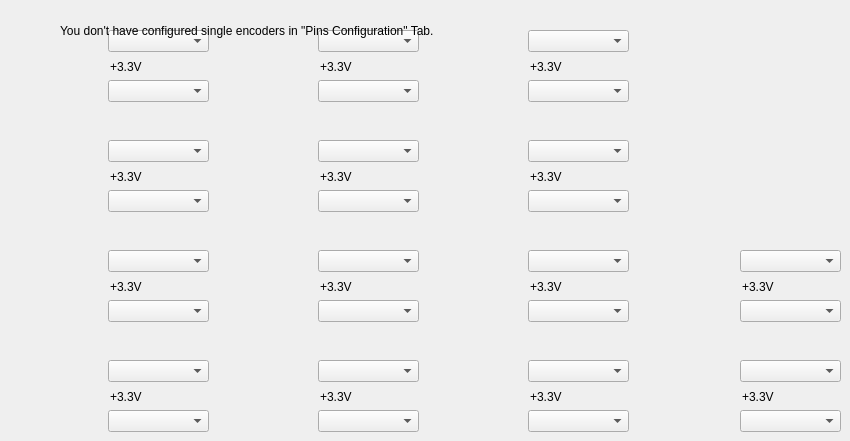
    <widget class="QWidget" name="tab_5">
     <attribute name="title">
      <string>Single Encoders Config</string>
     </attribute>
     <widget class="QLabel" name="label_SE1">
      <property name="geometry">
       <rect>
        <x>10</x>
        <y>30</y>
        <width>91</width>
        <height>71</height>
       </rect>
      </property>
      <property name="text">
       <string/>
      </property>
      <property name="pixmap">
       <pixmap resource="oshstudio.qrc">:/Images/1053081_zps20151924.jpg</pixmap>
      </property>
      <property name="scaledContents">
       <bool>true</bool>
      </property>
     </widget>
     <widget class="QComboBox" name="comboBox_SEA1">
      <property name="geometry">
       <rect>
        <x>108</x>
        <y>30</y>
        <width>101</width>
        <height>22</height>
       </rect>
      </property>
     </widget>
     <widget class="QComboBox" name="comboBox_SEB1">
      <property name="geometry">
       <rect>
        <x>108</x>
        <y>80</y>
        <width>101</width>
        <height>22</height>
       </rect>
      </property>
     </widget>
     <widget class="QLabel" name="label_SE1_CPin">
      <property name="geometry">
       <rect>
        <x>110</x>
        <y>60</y>
        <width>47</width>
        <height>13</height>
       </rect>
      </property>
      <property name="text">
       <string>+3.3V</string>
      </property>
     </widget>
     <widget class="QLabel" name="label_SE2">
      <property name="geometry">
       <rect>
        <x>10</x>
        <y>140</y>
        <width>91</width>
        <height>71</height>
       </rect>
      </property>
      <property name="text">
       <string/>
      </property>
      <property name="pixmap">
       <pixmap resource="oshstudio.qrc">:/Images/1053081_zps20151924.jpg</pixmap>
      </property>
      <property name="scaledContents">
       <bool>true</bool>
      </property>
     </widget>
     <widget class="QComboBox" name="comboBox_SEA2">
      <property name="geometry">
       <rect>
        <x>108</x>
        <y>140</y>
        <width>101</width>
        <height>22</height>
       </rect>
      </property>
     </widget>
     <widget class="QLabel" name="label_SE2_CPin">
      <property name="geometry">
       <rect>
        <x>110</x>
        <y>170</y>
        <width>47</width>
        <height>13</height>
       </rect>
      </property>
      <property name="text">
       <string>+3.3V</string>
      </property>
     </widget>
     <widget class="QComboBox" name="comboBox_SEB2">
      <property name="geometry">
       <rect>
        <x>108</x>
        <y>190</y>
        <width>101</width>
        <height>22</height>
       </rect>
      </property>
     </widget>
     <widget class="QLabel" name="label_SE3">
      <property name="geometry">
       <rect>
        <x>10</x>
        <y>250</y>
        <width>91</width>
        <height>71</height>
       </rect>
      </property>
      <property name="text">
       <string/>
      </property>
      <property name="pixmap">
       <pixmap resource="oshstudio.qrc">:/Images/1053081_zps20151924.jpg</pixmap>
      </property>
      <property name="scaledContents">
       <bool>true</bool>
      </property>
     </widget>
     <widget class="QComboBox" name="comboBox_SEA3">
      <property name="geometry">
       <rect>
        <x>108</x>
        <y>250</y>
        <width>101</width>
        <height>22</height>
       </rect>
      </property>
     </widget>
     <widget class="QLabel" name="label_SE3_CPin">
      <property name="geometry">
       <rect>
        <x>110</x>
        <y>280</y>
        <width>47</width>
        <height>13</height>
       </rect>
      </property>
      <property name="text">
       <string>+3.3V</string>
      </property>
     </widget>
     <widget class="QComboBox" name="comboBox_SEB3">
      <property name="geometry">
       <rect>
        <x>108</x>
        <y>300</y>
        <width>101</width>
        <height>22</height>
       </rect>
      </property>
     </widget>
     <widget class="QLabel" name="label_SE4">
      <property name="geometry">
       <rect>
        <x>10</x>
        <y>360</y>
        <width>91</width>
        <height>71</height>
       </rect>
      </property>
      <property name="text">
       <string/>
      </property>
      <property name="pixmap">
       <pixmap resource="oshstudio.qrc">:/Images/1053081_zps20151924.jpg</pixmap>
      </property>
      <property name="scaledContents">
       <bool>true</bool>
      </property>
     </widget>
     <widget class="QComboBox" name="comboBox_SEA4">
      <property name="geometry">
       <rect>
        <x>108</x>
        <y>360</y>
        <width>101</width>
        <height>22</height>
       </rect>
      </property>
     </widget>
     <widget class="QComboBox" name="comboBox_SEB4">
      <property name="geometry">
       <rect>
        <x>108</x>
        <y>410</y>
        <width>101</width>
        <height>22</height>
       </rect>
      </property>
     </widget>
     <widget class="QLabel" name="label_SE4_CPin">
      <property name="geometry">
       <rect>
        <x>110</x>
        <y>390</y>
        <width>47</width>
        <height>13</height>
       </rect>
      </property>
      <property name="text">
       <string>+3.3V</string>
      </property>
     </widget>
     <widget class="QLabel" name="label_SE6_CPin">
      <property name="geometry">
       <rect>
        <x>320</x>
        <y>170</y>
        <width>47</width>
        <height>13</height>
       </rect>
      </property>
      <property name="text">
       <string>+3.3V</string>
      </property>
     </widget>
     <widget class="QComboBox" name="comboBox_SEA5">
      <property name="geometry">
       <rect>
        <x>318</x>
        <y>30</y>
        <width>101</width>
        <height>22</height>
       </rect>
      </property>
     </widget>
     <widget class="QLabel" name="label_SE5_CPin">
      <property name="geometry">
       <rect>
        <x>320</x>
        <y>60</y>
        <width>47</width>
        <height>13</height>
       </rect>
      </property>
      <property name="text">
       <string>+3.3V</string>
      </property>
     </widget>
     <widget class="QComboBox" name="comboBox_SEA7">
      <property name="geometry">
       <rect>
        <x>318</x>
        <y>250</y>
        <width>101</width>
        <height>22</height>
       </rect>
      </property>
     </widget>
     <widget class="QLabel" name="label_SE8">
      <property name="geometry">
       <rect>
        <x>220</x>
        <y>360</y>
        <width>91</width>
        <height>71</height>
       </rect>
      </property>
      <property name="text">
       <string/>
      </property>
      <property name="pixmap">
       <pixmap resource="oshstudio.qrc">:/Images/1053081_zps20151924.jpg</pixmap>
      </property>
      <property name="scaledContents">
       <bool>true</bool>
      </property>
     </widget>
     <widget class="QComboBox" name="comboBox_SEB5">
      <property name="geometry">
       <rect>
        <x>318</x>
        <y>80</y>
        <width>101</width>
        <height>22</height>
       </rect>
      </property>
     </widget>
     <widget class="QComboBox" name="comboBox_SEB6">
      <property name="geometry">
       <rect>
        <x>318</x>
        <y>190</y>
        <width>101</width>
        <height>22</height>
       </rect>
      </property>
     </widget>
     <widget class="QLabel" name="label_SE7_CPin">
      <property name="geometry">
       <rect>
        <x>320</x>
        <y>280</y>
        <width>47</width>
        <height>13</height>
       </rect>
      </property>
      <property name="text">
       <string>+3.3V</string>
      </property>
     </widget>
     <widget class="QLabel" name="label_SE8_CPin">
      <property name="geometry">
       <rect>
        <x>320</x>
        <y>390</y>
        <width>47</width>
        <height>13</height>
       </rect>
      </property>
      <property name="text">
       <string>+3.3V</string>
      </property>
     </widget>
     <widget class="QComboBox" name="comboBox_SEB7">
      <property name="geometry">
       <rect>
        <x>318</x>
        <y>300</y>
        <width>101</width>
        <height>22</height>
       </rect>
      </property>
     </widget>
     <widget class="QLabel" name="label_SE6">
      <property name="geometry">
       <rect>
        <x>220</x>
        <y>140</y>
        <width>91</width>
        <height>71</height>
       </rect>
      </property>
      <property name="text">
       <string/>
      </property>
      <property name="pixmap">
       <pixmap resource="oshstudio.qrc">:/Images/1053081_zps20151924.jpg</pixmap>
      </property>
      <property name="scaledContents">
       <bool>true</bool>
      </property>
     </widget>
     <widget class="QComboBox" name="comboBox_SEA8">
      <property name="geometry">
       <rect>
        <x>318</x>
        <y>360</y>
        <width>101</width>
        <height>22</height>
       </rect>
      </property>
     </widget>
     <widget class="QComboBox" name="comboBox_SEA6">
      <property name="geometry">
       <rect>
        <x>318</x>
        <y>140</y>
        <width>101</width>
        <height>22</height>
       </rect>
      </property>
     </widget>
     <widget class="QComboBox" name="comboBox_SEB8">
      <property name="geometry">
       <rect>
        <x>318</x>
        <y>410</y>
        <width>101</width>
        <height>22</height>
       </rect>
      </property>
     </widget>
     <widget class="QLabel" name="label_SE7">
      <property name="geometry">
       <rect>
        <x>220</x>
        <y>250</y>
        <width>91</width>
        <height>71</height>
       </rect>
      </property>
      <property name="text">
       <string/>
      </property>
      <property name="pixmap">
       <pixmap resource="oshstudio.qrc">:/Images/1053081_zps20151924.jpg</pixmap>
      </property>
      <property name="scaledContents">
       <bool>true</bool>
      </property>
     </widget>
     <widget class="QLabel" name="label_SE5">
      <property name="geometry">
       <rect>
        <x>220</x>
        <y>30</y>
        <width>91</width>
        <height>71</height>
       </rect>
      </property>
      <property name="text">
       <string/>
      </property>
      <property name="pixmap">
       <pixmap resource="oshstudio.qrc">:/Images/1053081_zps20151924.jpg</pixmap>
      </property>
      <property name="scaledContents">
       <bool>true</bool>
      </property>
     </widget>
     <widget class="QLabel" name="label_SE10_CPin">
      <property name="geometry">
       <rect>
        <x>530</x>
        <y>170</y>
        <width>47</width>
        <height>13</height>
       </rect>
      </property>
      <property name="text">
       <string>+3.3V</string>
      </property>
     </widget>
     <widget class="QComboBox" name="comboBox_SEA9">
      <property name="geometry">
       <rect>
        <x>528</x>
        <y>30</y>
        <width>101</width>
        <height>22</height>
       </rect>
      </property>
     </widget>
     <widget class="QLabel" name="label_SE9_CPin">
      <property name="geometry">
       <rect>
        <x>530</x>
        <y>60</y>
        <width>47</width>
        <height>13</height>
       </rect>
      </property>
      <property name="text">
       <string>+3.3V</string>
      </property>
     </widget>
     <widget class="QComboBox" name="comboBox_SEA11">
      <property name="geometry">
       <rect>
        <x>528</x>
        <y>250</y>
        <width>101</width>
        <height>22</height>
       </rect>
      </property>
     </widget>
     <widget class="QLabel" name="label_SE12">
      <property name="geometry">
       <rect>
        <x>430</x>
        <y>360</y>
        <width>91</width>
        <height>71</height>
       </rect>
      </property>
      <property name="text">
       <string/>
      </property>
      <property name="pixmap">
       <pixmap resource="oshstudio.qrc">:/Images/1053081_zps20151924.jpg</pixmap>
      </property>
      <property name="scaledContents">
       <bool>true</bool>
      </property>
     </widget>
     <widget class="QComboBox" name="comboBox_SEB9">
      <property name="geometry">
       <rect>
        <x>528</x>
        <y>80</y>
        <width>101</width>
        <height>22</height>
       </rect>
      </property>
     </widget>
     <widget class="QComboBox" name="comboBox_SEB10">
      <property name="geometry">
       <rect>
        <x>528</x>
        <y>190</y>
        <width>101</width>
        <height>22</height>
       </rect>
      </property>
     </widget>
     <widget class="QLabel" name="label_SE11_CPin">
      <property name="geometry">
       <rect>
        <x>530</x>
        <y>280</y>
        <width>47</width>
        <height>13</height>
       </rect>
      </property>
      <property name="text">
       <string>+3.3V</string>
      </property>
     </widget>
     <widget class="QLabel" name="label_SE12_CPin">
      <property name="geometry">
       <rect>
        <x>530</x>
        <y>390</y>
        <width>47</width>
        <height>13</height>
       </rect>
      </property>
      <property name="text">
       <string>+3.3V</string>
      </property>
     </widget>
     <widget class="QComboBox" name="comboBox_SEB11">
      <property name="geometry">
       <rect>
        <x>528</x>
        <y>300</y>
        <width>101</width>
        <height>22</height>
       </rect>
      </property>
     </widget>
     <widget class="QLabel" name="label_SE10">
      <property name="geometry">
       <rect>
        <x>430</x>
        <y>140</y>
        <width>91</width>
        <height>71</height>
       </rect>
      </property>
      <property name="text">
       <string/>
      </property>
      <property name="pixmap">
       <pixmap resource="oshstudio.qrc">:/Images/1053081_zps20151924.jpg</pixmap>
      </property>
      <property name="scaledContents">
       <bool>true</bool>
      </property>
     </widget>
     <widget class="QComboBox" name="comboBox_SEA12">
      <property name="geometry">
       <rect>
        <x>528</x>
        <y>360</y>
        <width>101</width>
        <height>22</height>
       </rect>
      </property>
     </widget>
     <widget class="QComboBox" name="comboBox_SEA10">
      <property name="geometry">
       <rect>
        <x>528</x>
        <y>140</y>
        <width>101</width>
        <height>22</height>
       </rect>
      </property>
     </widget>
     <widget class="QComboBox" name="comboBox_SEB12">
      <property name="geometry">
       <rect>
        <x>528</x>
        <y>410</y>
        <width>101</width>
        <height>22</height>
       </rect>
      </property>
     </widget>
     <widget class="QLabel" name="label_SE11">
      <property name="geometry">
       <rect>
        <x>430</x>
        <y>250</y>
        <width>91</width>
        <height>71</height>
       </rect>
      </property>
      <property name="text">
       <string/>
      </property>
      <property name="pixmap">
       <pixmap resource="oshstudio.qrc">:/Images/1053081_zps20151924.jpg</pixmap>
      </property>
      <property name="scaledContents">
       <bool>true</bool>
      </property>
     </widget>
     <widget class="QLabel" name="label_SE9">
      <property name="geometry">
       <rect>
        <x>430</x>
        <y>30</y>
        <width>91</width>
        <height>71</height>
       </rect>
      </property>
      <property name="text">
       <string/>
      </property>
      <property name="pixmap">
       <pixmap resource="oshstudio.qrc">:/Images/1053081_zps20151924.jpg</pixmap>
      </property>
      <property name="scaledContents">
       <bool>true</bool>
      </property>
     </widget>
     <widget class="QLabel" name="label_SE14_CPin">
      <property name="geometry">
       <rect>
        <x>742</x>
        <y>390</y>
        <width>47</width>
        <height>13</height>
       </rect>
      </property>
      <property name="text">
       <string>+3.3V</string>
      </property>
     </widget>
     <widget class="QComboBox" name="comboBox_SEA13">
      <property name="geometry">
       <rect>
        <x>740</x>
        <y>250</y>
        <width>101</width>
        <height>22</height>
       </rect>
      </property>
     </widget>
     <widget class="QLabel" name="label_SE13_CPin">
      <property name="geometry">
       <rect>
        <x>742</x>
        <y>280</y>
        <width>47</width>
        <height>13</height>
       </rect>
      </property>
      <property name="text">
       <string>+3.3V</string>
      </property>
     </widget>
     <widget class="QComboBox" name="comboBox_SEB13">
      <property name="geometry">
       <rect>
        <x>740</x>
        <y>300</y>
        <width>101</width>
        <height>22</height>
       </rect>
      </property>
     </widget>
     <widget class="QComboBox" name="comboBox_SEB14">
      <property name="geometry">
       <rect>
        <x>740</x>
        <y>410</y>
        <width>101</width>
        <height>22</height>
       </rect>
      </property>
     </widget>
     <widget class="QLabel" name="label_SE14">
      <property name="geometry">
       <rect>
        <x>640</x>
        <y>360</y>
        <width>91</width>
        <height>71</height>
       </rect>
      </property>
      <property name="text">
       <string/>
      </property>
      <property name="pixmap">
       <pixmap resource="oshstudio.qrc">:/Images/1053081_zps20151924.jpg</pixmap>
      </property>
      <property name="scaledContents">
       <bool>true</bool>
      </property>
     </widget>
     <widget class="QComboBox" name="comboBox_SEA14">
      <property name="geometry">
       <rect>
        <x>740</x>
        <y>360</y>
        <width>101</width>
        <height>22</height>
       </rect>
      </property>
     </widget>
     <widget class="QLabel" name="label_SE13">
      <property name="geometry">
       <rect>
        <x>640</x>
        <y>250</y>
        <width>91</width>
        <height>71</height>
       </rect>
      </property>
      <property name="text">
       <string/>
      </property>
      <property name="pixmap">
       <pixmap resource="oshstudio.qrc">:/Images/1053081_zps20151924.jpg</pixmap>
      </property>
      <property name="scaledContents">
       <bool>true</bool>
      </property>
     </widget>
     <widget class="QLabel" name="label_ZeroSglEncoders">
      <property name="geometry">
       <rect>
        <x>60</x>
        <y>10</y>
        <width>451</width>
        <height>41</height>
       </rect>
      </property>
      <property name="text">
       <string>You don't have configured single encoders in &quot;Pins Configuration&quot; Tab. </string>
      </property>
     </widget>
     <widget class="QLabel" name="label_2">
      <property name="geometry">
       <rect>
        <x>660</x>
        <y>20</y>
        <width>161</width>
        <height>211</height>
       </rect>
      </property>
      <property name="text">
       <string/>
      </property>
     </widget>
    </widget>
